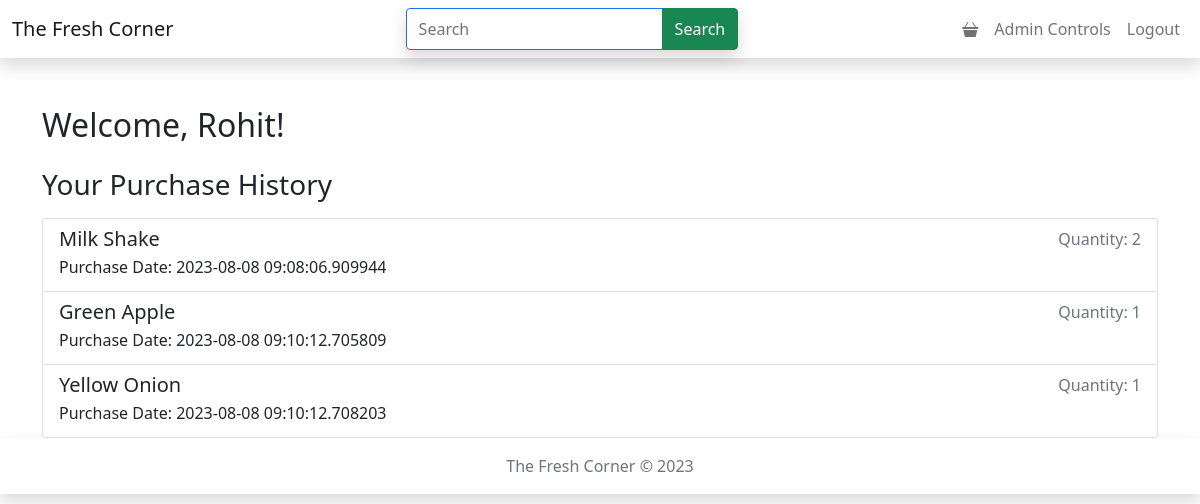
The page /dashboard (signed in) on the database its author committed.
### FreshCorner/model.py (models this page shows, shortened)
class User(db.Model, UserMixin):
    id = db.Column(db.Integer(), primary_key= True)
    name = db.Column(db.String(100), nullable=False)
    username = db.Column(db.String(100), nullable=False, unique=True)
    password = db.Column(db.String(200), nullable=False)
    is_admin = db.Column(db.Boolean(), default=False)
    purchase_history = db.relationship('PurchaseHistory', backref='user', lazy=True)
    cart = db.relationship('Cart', backref='user', lazy=True)
    @property
    def is_active(self):
        return True

class PurchaseHistory(db.Model):
    id = db.Column(db.Integer(), primary_key=True)
    purchase_date = db.Column(db.DateTime(), nullable=False, default=datetime.utcnow)
    user_id = db.Column(db.Integer(), db.ForeignKey('user.id'), nullable=False)
    product_id = db.Column(db.Integer(), db.ForeignKey('product.id'), nullable=False)
    product = db.relationship('Product', backref=db.backref('purchase_history', lazy=True))
    quantity = db.Column(db.Integer, nullable=True)

class Product(db.Model):
    id = db.Column(db.Integer(), primary_key= True)
    name = db.Column(db.String(100), nullable=False)
    MFD = db.Column(db.String())
    EXP = db.Column(db.String())
    rate = db.Column(db.Integer(), nullable=False)
    description = db.Column(db.String())
    image = db.Column(db.Text, unique = True, nullable=False)
    mimetype = db.Column(db.Text, nullable=False)
    quantity = db.Column(db.Integer(), nullable=False)
    category_id = db.Column(db.Integer(), db.ForeignKey('category.id'), nullable = False)
    catagory = db.relationship('Category', backref=db.backref('products', lazy=True))

### FreshCorner/user.py (the view)
@app.route('/dashboard')
@login_required
def user_dashboard():
    user = current_user
    purchase_history = PurchaseHistory.query.filter_by(user_id=user.id).all()
    return render_template('dashboard.html', user=user, purchase_history=purchase_history)

### FreshCorner/authentication.py (called while the page is built)
@login_manager.user_loader
def load_user(id):
    return User.query.get(int(id))

### templates/dashboard.html
{% extends 'base.html' %}
{% block content %}
    <div class="container mt-4">
        <h2 class="mb-4">Welcome, {{ user.name }}!</h2>
        <h3>Your Purchase History</h3>
        <ul class="list-group mt-3">
            {% for purchase in purchase_history %}
                <li class="list-group-item">
                    <div class="d-flex justify-content-between">
                        <div>
                            <h5 class="mb-1">{{ purchase.product.name }}</h5>
                            <p class="mb-1">Purchase Date: {{ purchase.purchase_date }}</p>
                        </div>
                        <div class="text-muted">
                            Quantity: {{ purchase.quantity }}
                        </div>
                    </div>
                </li>
            {% endfor %}
        </ul>
    </div>
{% endblock %}

### rows shown on the page
User: name "Rohit"
PurchaseHistory: product.name "Milk Shake", purchase_date "2023-08-08 09:08:06.909944", quantity "2"
PurchaseHistory: product.name "Green Apple", purchase_date "2023-08-08 09:10:12.705809", quantity "1"
PurchaseHistory: product.name "Yellow Onion", purchase_date "2023-08-08 09:10:12.708203", quantity "1"
